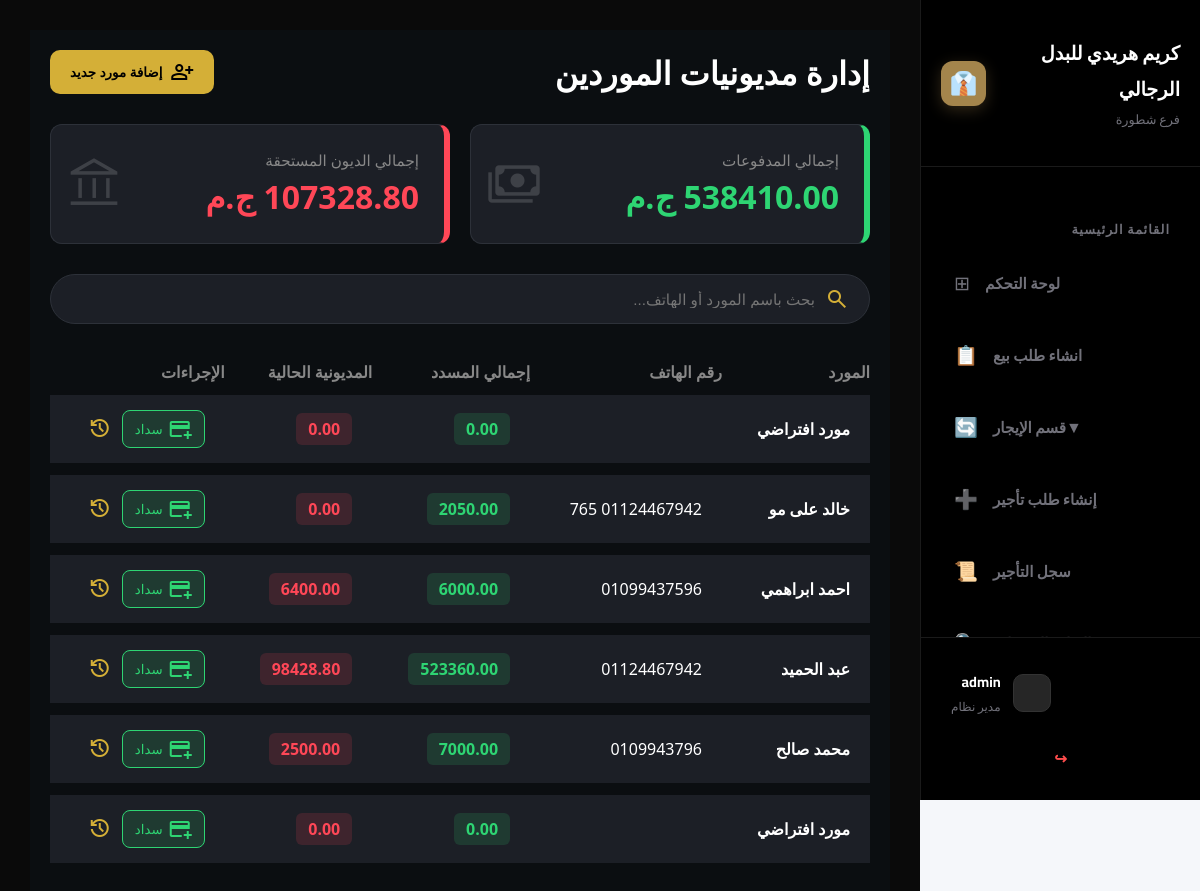
Before: /pos/supplies-management/ (signed in) with the older database file.
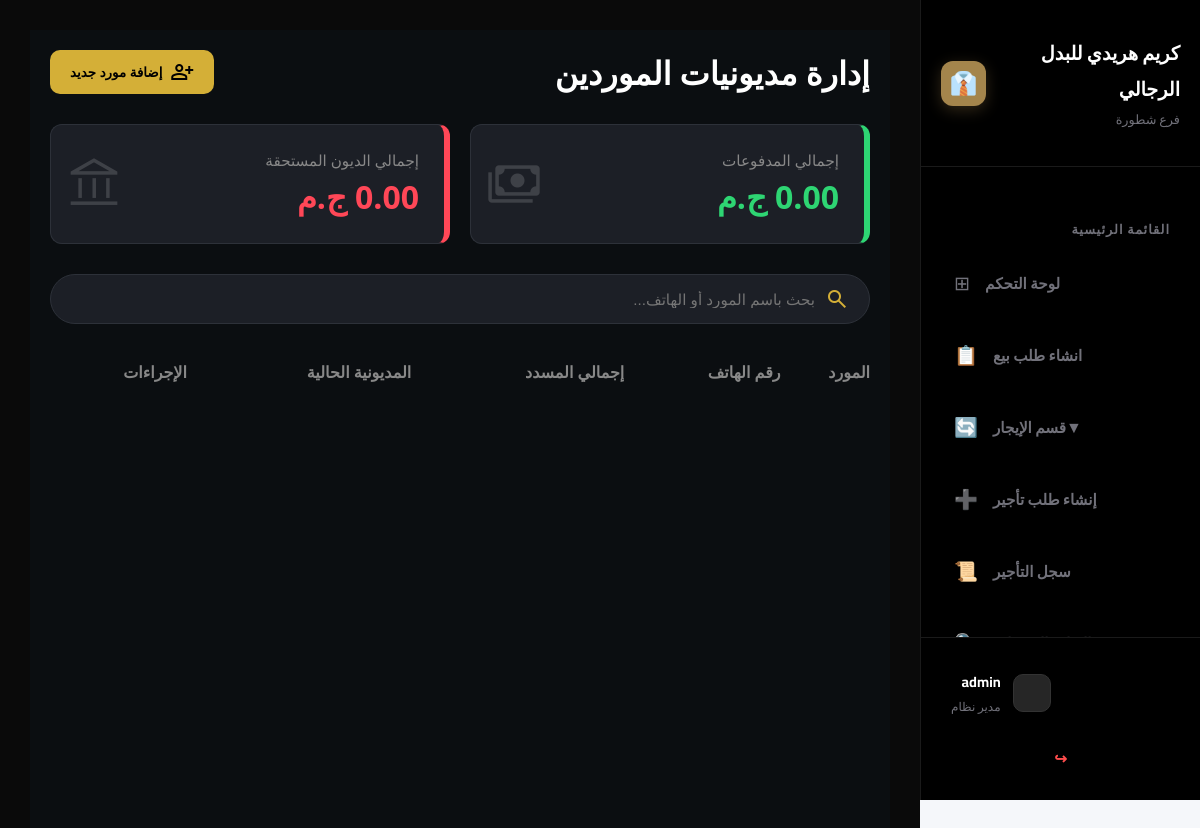
After: the same page with the newer database file.
### pos/models.py (models this page shows, shortened)
class Supplier(models.Model):
    name = models.CharField(max_length=400, verbose_name="اسم المورد")
    mobil = models.CharField(max_length=15)
    address = models.CharField(max_length=1000, verbose_name="عنوان المورد")
    category = models.CharField(max_length=200, null=True, blank=True, verbose_name="التصنيف")
    number_of_supplies = models.PositiveIntegerField(default=0)
    @property
    def total_debt(self):
        debt = self.supply_history.aggregate(total=Sum('remaining_amount'))['total']
        return debt if debt else 0
    @property
    def total_paid_amount(self):
        paid = self.supply_history.aggregate(total=Sum('paid_amount'))['total']
        return paid if paid else 0

### pos/views.py (the view, shortened to what this page needs)
# urls.py: path('supplies-management/', views.supplies_management, name='supplies_management'),
@role_required('manager')
def supplies_management(request):
    suppliers = Supplier.objects.all().order_by('-id')
    total_debts = SupplyLog.objects.aggregate(total=Sum('remaining_amount'))['total'] or 0
    total_spending = SupplyLog.objects.aggregate(total=Sum('paid_amount'))['total'] or 0
    context = {
        'suppliers': suppliers,
        'total_debts': total_debts,
        'total_spending': total_spending
    }
    return render(request, 'pos/supplies_management.html', context)

### accounts/context_processors.py (called while the page is built)
def notifications_processor(request):
    if request.user.is_authenticated:
        notifications = Notification.objects.filter(user=request.user, is_deleted=False).order_by('-created_at')[:10]
    else:
        notifications = []
    return {'notifications': notifications}

### templates/pos/supplies_management.html (shortened to what this page needs)
{% extends 'base.html' %}
{% load static %}
{% block content %}
<div class="supplier-page-container" dir="rtl">
    <header style="display: flex; justify-content: space-between; align-items: center; margin-bottom: 30px;">
        <h1 style="font-size: 2rem; color: #fff;">إدارة مديونيات الموردين</h1>
        <button class="btn-add" onclick="toggleModal('modalAdd', true)">
            <span class="material-symbols-outlined">person_add</span> إضافة مورد جديد
        </button>
    </header>
    <section class="stats-grid">
        <div class="luxury-stat-card card-payments">
            <span class="material-symbols-outlined stat-icon">payments</span>
            <div class="stat-info">
                <span class="stat-label">إجمالي المدفوعات</span>
                <span class="stat-value" style="color: #2ed573;">{{ total_spending|floatformat:2 }} ج.م</span>
            </div>
        </div>
        <div class="luxury-stat-card card-debt">
            <span class="material-symbols-outlined stat-icon">account_balance</span>
            <div class="stat-info">
                <span class="stat-label">إجمالي الديون المستحقة</span>
                <span class="stat-value" style="color: #ff4757;">{{ total_debts|floatformat:2 }} ج.م</span>
            </div>
        </div>
    </section>
    <div class="toolbar-container">
        <div class="search-box">
            <span class="material-symbols-outlined" style="color: #d4af37;">search</span>
            <input type="text" id="mainSearch" placeholder="بحث باسم المورد أو الهاتف..." class="luxury-input">
        </div>
    </div>
    <table class="luxury-table" id="suppliersTable">
        <thead>
            <tr style="color: #888; text-align: right;">
                <th>المورد</th>
                <th>رقم الهاتف</th>
                <th>إجمالي المسدد</th>
                <th>المديونية الحالية</th>
                <th>الإجراءات</th>
            </tr>
        </thead>
        <tbody>
            {% for supplier in suppliers %}
            <tr>
                <td><b>{{ supplier.name }}</b></td>
                <td>{{ supplier.mobil }}</td>
                <td><span class="price-tag paid-tag">{{ supplier.total_paid_amount|floatformat:2 }}</span></td>
                <td><span class="price-tag debt-tag">{{ supplier.total_debt|floatformat:2 }}</span></td>
                <td>
                    <div style="display: flex; gap: 10px;">
                        <button class="btn-pay" onclick="openPayModal('{{ supplier.id }}', '{{ supplier.name }}', '{{ supplier.total_debt }}')">
                            <span class="material-symbols-outlined">add_card</span> سداد
                        </button>
                        <button onclick="openSupplierDetails('{{ supplier.id }}', '{{ supplier.name }}', '{{ supplier.total_debt }}')" style="background:none; border:none; color:#d4af37; cursor:pointer;">
                            <span class="material-symbols-outlined">history</span>
                        </button>
                    </div>
                </td>
            </tr>
            {% endfor %}
        </tbody>
    </table>
</div>
{% endblock %}

Changed rows visible on the page:
removed Supplier: name "مورد افتراضي", total_paid_amount "0.00", total_debt "0.00"
removed Supplier: name "خالد على مو", mobil "01124467942 765", total_paid_amount "2050.00", total_debt "0.00"
removed Supplier: name "احمد ابراهمي", mobil "01099437596", total_paid_amount "6000.00", total_debt "6400.00"
removed Supplier: name "عبد الحميد", mobil "01124467942", total_paid_amount "523360.00", total_debt "98428.80"
removed Supplier: name "محمد صالح", mobil "0109943796", total_paid_amount "7000.00", total_debt "2500.00"
removed Supplier: name "مورد افتراضي", total_paid_amount "0.00", total_debt "0.00"
Other visible differences:
{{ total_spending|floatformat:2 }}: "538410.00" → "0.00"
{{ total_debts|floatformat:2 }}: "107328.80" → "0.00"
